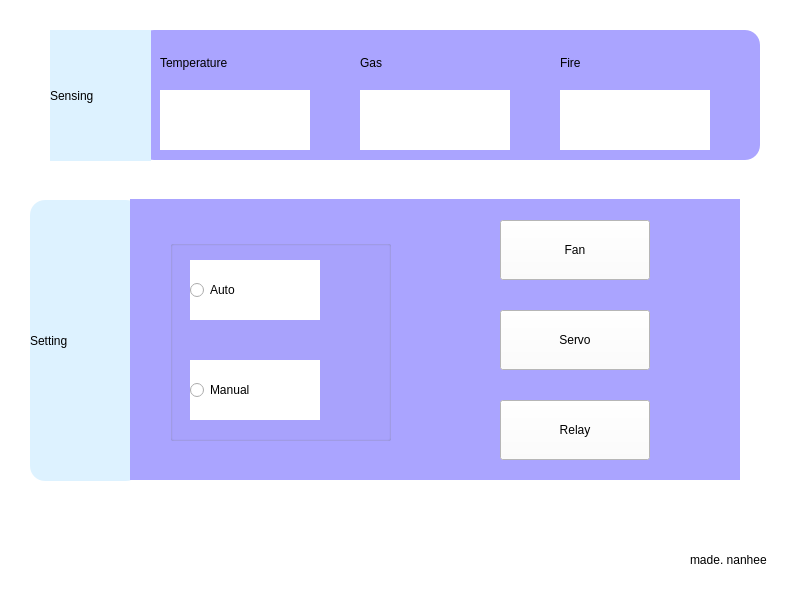
<?xml version="1.0" encoding="UTF-8"?>
<ui version="4.0">
 <class>MainWindow</class>
 <widget class="QMainWindow" name="MainWindow">
  <property name="geometry">
   <rect>
    <x>0</x>
    <y>0</y>
    <width>800</width>
    <height>600</height>
   </rect>
  </property>
  <property name="windowTitle">
   <string>MainWindow</string>
  </property>
  <property name="styleSheet">
   <string notr="true">background-color: rgb(255, 255, 255);</string>
  </property>
  <widget class="QWidget" name="centralwidget">
   <widget class="QLabel" name="label_temp">
    <property name="geometry">
     <rect>
      <x>160</x>
      <y>90</y>
      <width>150</width>
      <height>60</height>
     </rect>
    </property>
    <property name="styleSheet">
     <string notr="true">background-color: rgb(255, 255, 255);
font: 14pt &quot;Arial&quot;;</string>
    </property>
    <property name="text">
     <string/>
    </property>
   </widget>
   <widget class="QLabel" name="label_gas">
    <property name="geometry">
     <rect>
      <x>360</x>
      <y>90</y>
      <width>150</width>
      <height>60</height>
     </rect>
    </property>
    <property name="styleSheet">
     <string notr="true">background-color: rgb(255, 255, 255);
font: 14pt &quot;Arial&quot;;</string>
    </property>
    <property name="text">
     <string/>
    </property>
   </widget>
   <widget class="QLabel" name="label_fire">
    <property name="geometry">
     <rect>
      <x>560</x>
      <y>90</y>
      <width>150</width>
      <height>60</height>
     </rect>
    </property>
    <property name="styleSheet">
     <string notr="true">background-color: rgb(255, 255, 255);
font: 14pt &quot;Arial&quot;;</string>
    </property>
    <property name="text">
     <string/>
    </property>
   </widget>
   <widget class="QLabel" name="label_now_back">
    <property name="geometry">
     <rect>
      <x>139</x>
      <y>30</y>
      <width>621</width>
      <height>130</height>
     </rect>
    </property>
    <property name="styleSheet">
     <string notr="true">border-radius: 15px;
background-color: rgb(170, 164, 255);</string>
    </property>
    <property name="text">
     <string/>
    </property>
   </widget>
   <widget class="QLabel" name="label_now">
    <property name="geometry">
     <rect>
      <x>50</x>
      <y>30</y>
      <width>101</width>
      <height>131</height>
     </rect>
    </property>
    <property name="styleSheet">
     <string notr="true">font: 75 13pt &quot;Arial&quot;;
background-color: rgb(221, 242, 255);</string>
    </property>
    <property name="text">
     <string>Sensing</string>
    </property>
   </widget>
   <widget class="QPushButton" name="pushButton_fan">
    <property name="geometry">
     <rect>
      <x>500</x>
      <y>220</y>
      <width>150</width>
      <height>60</height>
     </rect>
    </property>
    <property name="styleSheet">
     <string notr="true">font: 14pt &quot;Arial&quot;;</string>
    </property>
    <property name="text">
     <string>Fan</string>
    </property>
   </widget>
   <widget class="QPushButton" name="pushButton_servo">
    <property name="geometry">
     <rect>
      <x>500</x>
      <y>310</y>
      <width>150</width>
      <height>60</height>
     </rect>
    </property>
    <property name="styleSheet">
     <string notr="true">
font: 14pt &quot;Arial&quot;;</string>
    </property>
    <property name="text">
     <string>Servo</string>
    </property>
   </widget>
   <widget class="QPushButton" name="pushButton_relay">
    <property name="geometry">
     <rect>
      <x>500</x>
      <y>400</y>
      <width>150</width>
      <height>60</height>
     </rect>
    </property>
    <property name="styleSheet">
     <string notr="true">
font: 14pt &quot;Arial&quot;;</string>
    </property>
    <property name="text">
     <string>Relay</string>
    </property>
   </widget>
   <widget class="QLabel" name="label_set_back">
    <property name="geometry">
     <rect>
      <x>130</x>
      <y>199</y>
      <width>610</width>
      <height>281</height>
     </rect>
    </property>
    <property name="styleSheet">
     <string notr="true">background-color: rgb(170, 164, 255);</string>
    </property>
    <property name="text">
     <string/>
    </property>
   </widget>
   <widget class="QLabel" name="label_set">
    <property name="geometry">
     <rect>
      <x>30</x>
      <y>200</y>
      <width>111</width>
      <height>281</height>
     </rect>
    </property>
    <property name="styleSheet">
     <string notr="true">border-radius: 15px;
font: 75 13pt &quot;Arial&quot;;
background-color: rgb(221, 242, 255);</string>
    </property>
    <property name="text">
     <string>Setting</string>
    </property>
   </widget>
   <widget class="QLabel" name="temp">
    <property name="geometry">
     <rect>
      <x>160</x>
      <y>50</y>
      <width>100</width>
      <height>25</height>
     </rect>
    </property>
    <property name="styleSheet">
     <string notr="true">font: 10pt &quot;Arial&quot;;
background-color: rgb(170, 164, 255);</string>
    </property>
    <property name="text">
     <string>Temperature</string>
    </property>
   </widget>
   <widget class="QLabel" name="gas">
    <property name="geometry">
     <rect>
      <x>360</x>
      <y>50</y>
      <width>100</width>
      <height>25</height>
     </rect>
    </property>
    <property name="styleSheet">
     <string notr="true">font: 10pt &quot;Arial&quot;;
background-color: rgb(170, 164, 255);</string>
    </property>
    <property name="text">
     <string>Gas</string>
    </property>
   </widget>
   <widget class="QLabel" name="fire">
    <property name="geometry">
     <rect>
      <x>560</x>
      <y>50</y>
      <width>100</width>
      <height>25</height>
     </rect>
    </property>
    <property name="styleSheet">
     <string notr="true">font: 10pt &quot;Arial&quot;;
background-color: rgb(170, 164, 255);</string>
    </property>
    <property name="text">
     <string>Fire</string>
    </property>
   </widget>
   <widget class="QLabel" name="label_made">
    <property name="geometry">
     <rect>
      <x>690</x>
      <y>550</y>
      <width>100</width>
      <height>20</height>
     </rect>
    </property>
    <property name="text">
     <string>made. nanhee</string>
    </property>
   </widget>
   <widget class="QGroupBox" name="groupBox">
    <property name="geometry">
     <rect>
      <x>170</x>
      <y>240</y>
      <width>221</width>
      <height>201</height>
     </rect>
    </property>
    <property name="styleSheet">
     <string notr="true">background-color: rgb(170, 164, 255);</string>
    </property>
    <property name="title">
     <string/>
    </property>
    <widget class="QRadioButton" name="radioButton_auto">
     <property name="geometry">
      <rect>
       <x>20</x>
       <y>20</y>
       <width>130</width>
       <height>60</height>
      </rect>
     </property>
     <property name="styleSheet">
      <string notr="true">font: 12pt &quot;Arial&quot;;
background-color: rgb(255, 255, 255);</string>
     </property>
     <property name="text">
      <string>Auto</string>
     </property>
    </widget>
    <widget class="QRadioButton" name="radioButton_manual">
     <property name="geometry">
      <rect>
       <x>20</x>
       <y>120</y>
       <width>130</width>
       <height>60</height>
      </rect>
     </property>
     <property name="styleSheet">
      <string notr="true">font: 12pt &quot;Arial&quot;;
background-color: rgb(255, 255, 255);</string>
     </property>
     <property name="text">
      <string>Manual</string>
     </property>
    </widget>
   </widget>
   <widget class="QLabel" name="label_fire_detection">
    <property name="geometry">
     <rect>
      <x>200</x>
      <y>500</y>
      <width>400</width>
      <height>50</height>
     </rect>
    </property>
    <property name="styleSheet">
     <string notr="true">background-color: rgb(255, 255, 255);
font: 14pt &quot;Arial&quot;;</string>
    </property>
    <property name="text">
     <string/>
    </property>
   </widget>
   <zorder>label_set</zorder>
   <zorder>label_set_back</zorder>
   <zorder>label_now_back</zorder>
   <zorder>label_gas</zorder>
   <zorder>label_fire</zorder>
   <zorder>label_temp</zorder>
   <zorder>label_now</zorder>
   <zorder>pushButton_fan</zorder>
   <zorder>pushButton_servo</zorder>
   <zorder>pushButton_relay</zorder>
   <zorder>temp</zorder>
   <zorder>gas</zorder>
   <zorder>fire</zorder>
   <zorder>label_made</zorder>
   <zorder>groupBox</zorder>
   <zorder>label_fire_detection</zorder>
  </widget>
  <widget class="QMenuBar" name="menubar">
   <property name="geometry">
    <rect>
     <x>0</x>
     <y>0</y>
     <width>800</width>
     <height>26</height>
    </rect>
   </property>
  </widget>
  <widget class="QStatusBar" name="statusbar"/>
 </widget>
 <resources/>
 <connections/>
</ui>
